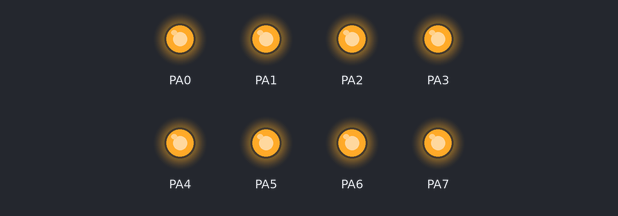
This program was run on a simulated ATmega128, built with avr-gcc and emulated at 16 MHz. Parts: output pins drawn as LEDs (lit = HIGH).

Above: at 0.2 s.
At 1.7 s:
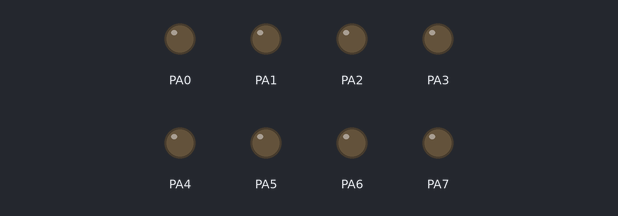
Timing chart, 0 to 3.0 s (numbered marks = the images above):
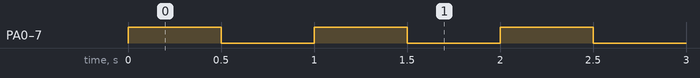

The program:

main.c
```c
#define F_CPU 16000000L
#include <avr/io.h>
#include <util/delay.h>

int main(void)
{
	DDRA = 0xFF;

	while(1)
	{
		PORTA = 0xFF;
		_delay_ms(500);
		PORTA = 0x00;
		_delay_ms(500);
	}

	return 0;
}
```

Measured:
- by itself, PA0–7: alternates HIGH for 0.50 s and LOW for 0.50 s
